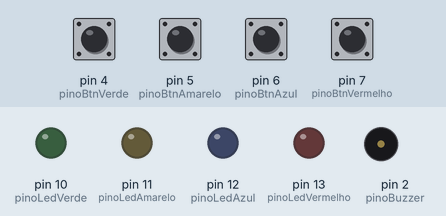
This sketch was run on a simulated Arduino Uno, built with avr-gcc and run on an emulated ATmega328P. On the bench: output pins drawn as LEDs (lit = HIGH), buzzer (waves = sounding). Dashed ring = blinking. The inputs (shaded band) are chosen by the test bench; at power-on: pin 4 (pinoBtnVerde), pin 5 (pinoBtnAmarelo), pin 6 (pinoBtnAzul), pin 7 (pinoBtnVermelho) HIGH. Random numbers use the default seed unless the sketch sets one.

Above: at 2.0 s.
2.1 s: pin 4 (pinoBtnVerde) pulled LOW for 0.15 s
At 2.35 s:
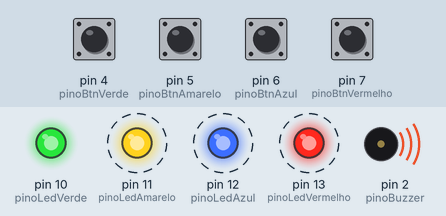
5.1 s: pin 5 (pinoBtnAmarelo) pulled LOW for 1 s
7.6 s: pin 6 (pinoBtnAzul) pulled LOW for 1 s
At 7.75 s:
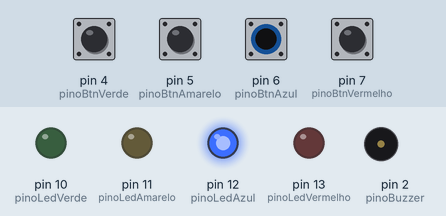
10.6 s: pin 7 (pinoBtnVermelho) pulled LOW for 0.15 s
At 10.95 s:
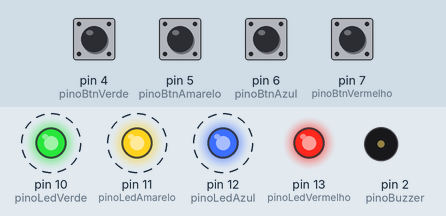
13.6 s: pin 7 (pinoBtnVermelho) pulled LOW for 1 s
16.1 s: pin 5 (pinoBtnAmarelo) pulled LOW for 0.15 s
At 16.25 s:
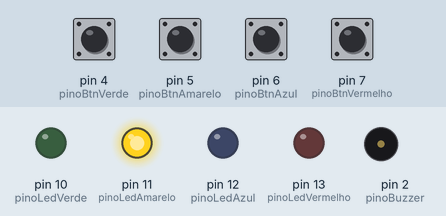
Timing chart, 0 to 19.5 s (numbered marks = the images above; inputs shaded):
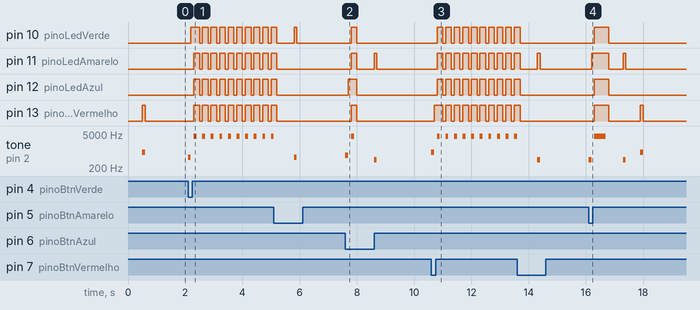

The sketch:

main.ino
```cpp
#include <LinkedList.h>

#define pinoLedVermelho 13
#define pinoLedAzul 12
#define pinoLedAmarelo 11
#define pinoLedVerde 10

#define pinoBtnVermelho 7
#define pinoBtnAzul 6
#define pinoBtnAmarelo 5
#define pinoBtnVerde 4

#define pinoBuzzer 2


class Buzzer
{
  private:
  int pino;
  int pos;

public:
  Buzzer(int pino, int pos)
  {
    this->pino = pino;
    this->pos = pos;
  }

  void tocarEParar(int tom, int tempo){
    this->ligar(tom);
    delay(tempo);
    this->desligar();
  }

  void ligar(int tom)
  {
     tone(this->pino, tom);
  }

  void desligar(){
    noTone(this->pino);
  }
};

class Botao
{

private:
  int pino;
  int pos;

public:
  Botao(int pino, int pos)
  {
    this->pino = pino;
    this->pos = pos;
  }

  int click()
  {
    return !digitalRead(this->pino);
  }

  int getPos()
  {
    return pos;
  }

  int getPino()
  {
    return pino;
  }
};

class Potenciometro
{

private:
  int pino;
  int pos;

public:
  Potenciometro(int pino)
  {
    this->pino = pino;
  }

  int getValor()
  {
    return analogRead(this->pino);
  }

  int getPos()
  {
    return pos;
  }
};

class Led
{

private:
  int pino;
  int pos;
  int tempoDeDelay = 100;

public:
  Led()
  {
  }

  Led(int pino, int pos)
  {
    this->pino = pino;
    this->pos = pos;
  }

  Led(int pino, int pos, int tempoDeDelay)
  {
    this->pino = pino;
    this->pos = pos;
    this->tempoDeDelay = tempoDeDelay;
  }

  void piscar()
  {
    this->acender();
    delay(this->tempoDeDelay);
    this->apagar();
  }

  void acender()
  {
    digitalWrite(this->pino, HIGH);
  }

  void apagar()
  {
    digitalWrite(this->pino, LOW);
  }

  int getPos()
  {
    return pos;
  }
};

class JogoDaMemoria
{

private:
  String estado = "setup";
  int contagemCliques = 0;
  LinkedList<Led> setupListaLed = LinkedList<Led>();

  Botao *arrayBotoes;
  Led *arrayLeds;
  int tons[6] = {888, 666, 444, 555, 2000, 4000};
  Buzzer *buzzer;
  Potenciometro *potenciometro;

public:
  JogoDaMemoria(Led *arrayLeds, Botao *arrayBotoes)
  {
    this->arrayLeds = arrayLeds;
    this->arrayBotoes = arrayBotoes;
  }

  JogoDaMemoria(Led *arrayLeds, Botao *arrayBotoes, Buzzer * buzzer)
  {
    this->arrayLeds = arrayLeds;
    this->arrayBotoes = arrayBotoes;
    this->buzzer = buzzer;
  }

  JogoDaMemoria(Led *arrayLeds, Botao *arrayBotoes, Potenciometro *potenciometro)
  {
    this->arrayLeds = arrayLeds;
    this->arrayBotoes = arrayBotoes;
    this->potenciometro = potenciometro;
  }

  JogoDaMemoria(Led *arrayLeds, Botao *arrayBotoes, Potenciometro *potenciometro, Buzzer * buzzer)
  {
    this->arrayLeds = arrayLeds;
    this->arrayBotoes = arrayBotoes;
    this->potenciometro = potenciometro;
    this->buzzer = buzzer;
  }

  void piscarLedComBotao(Led led, Botao botao)
  {
    if (botao.click())
    {
      validarBotaoPressionado(botao);
      buzzer->tocarEParar(tons[led.getPos()], 100);
      led.piscar();
    }
  }

  void validarBotaoPressionado(Botao botao)
  {
    if (botao.getPos() == setupListaLed.get(contagemCliques).getPos())
    {
      contagemCliques++;
    }
    else
    {
      estado = "erro";
    }
  }

  Led getLedAleatorio()
  {
    int indiceAleatorio = random(0, 4);

    return arrayLeds[indiceAleatorio];
  }

  void addLedSetupListaLed(Led novoLed)
  {
    setupListaLed.add(novoLed);
  }

  void piscarSetupListaLed(int tempoDeDelay = 500)
  {
    for (int i = 0; i < setupListaLed.size(); i++)
    {
      buzzer->ligar(tons[setupListaLed.get(i).getPos()]);
      setupListaLed.get(i).piscar();
      buzzer->desligar();
      delay(tempoDeDelay);

    }
  }

  void setup(int tempoDeDelay = 500)
  {
    delay(tempoDeDelay);
    addLedSetupListaLed(getLedAleatorio());
    piscarSetupListaLed();
    contagemCliques = 0;
    this->estado = "partida";
  }

  void partida()
  {

    if (contagemCliques < setupListaLed.size())
    {
      piscarLedComBotao(arrayLeds[0], arrayBotoes[0]);
      piscarLedComBotao(arrayLeds[1], arrayBotoes[1]);
      piscarLedComBotao(arrayLeds[2], arrayBotoes[2]);
      piscarLedComBotao(arrayLeds[3], arrayBotoes[3]);
    }
    else
    {
      sinalizarProximoNivel();
      estado = "setup";
    }
  }

  void gameplay()
  {
    if (estado == "setup")
    {
      this->setup();
    }
    else if (estado == "partida")
    {
      this->partida();
    }
    else if (estado == "erro")
    {
      this->erro();
    }
  }

  void erro()
  {
    this->sinalizarErro();
    reiniciar(arrayBotoes[0]);
    reiniciar(arrayBotoes[1]);
    reiniciar(arrayBotoes[2]);
    reiniciar(arrayBotoes[3]);
  }

  void sinalizarProximoNivel(int tempoDeDelay = 100)
  {
    acenderTodosLeds();
    buzzer->tocarEParar(tons[5],50);
    buzzer->tocarEParar(tons[5],50);
    buzzer->tocarEParar(tons[5],50);
    buzzer->tocarEParar(tons[5],50);
    buzzer->tocarEParar(tons[5],50);
    buzzer->tocarEParar(tons[5],50);
    buzzer->tocarEParar(tons[5],50);
    buzzer->tocarEParar(tons[5],50);
    delay(tempoDeDelay);
    apagarTodosLeds();
  }

  void sinalizarErro()
  {
    int timeDelay = 100;
    acenderTodosLeds();
    buzzer->tocarEParar(tons[5],timeDelay);
    delay(timeDelay);
    apagarTodosLeds();
    delay(timeDelay);
  }

  void reiniciar(Botao botao)
  {
    if (botao.click())
    {
      setupListaLed.clear();
      this->estado = "setup";
    }
  }

  void acenderTodosLeds()
  {
    for (int i = 0; i < 4; i++)
      arrayLeds[i].acender();
  }

  void apagarTodosLeds()
  {

    for (int i = 0; i < 4; i++)
    {
      arrayLeds[i].apagar();
    }
  }
};

Led ledVermelho(pinoLedVermelho, 0);
Led ledAzul(pinoLedAzul, 1);
Led ledAmarelo(pinoLedAmarelo, 2);
Led ledVerde(pinoLedVerde, 3);

Led arrayLeds[] = {ledVermelho, ledAzul, ledAmarelo, ledVerde};

Botao btnVermelho(pinoBtnVermelho, 0);
Botao btnAzul(pinoBtnAzul, 1);
Botao btnAmarelo(pinoBtnAmarelo, 2);
Botao btnVerde(pinoBtnVerde, 3);

Botao arrayBotoes[] = {btnVermelho, btnAzul, btnAmarelo, btnVerde};

Buzzer buzzer(pinoBuzzer, 0);

JogoDaMemoria jogoDaMemoria(arrayLeds, arrayBotoes, &buzzer);

void setup()
{

  Serial.begin(9600);
  randomSeed(analogRead(0));

  pinMode(pinoLedVermelho, OUTPUT);
  pinMode(pinoLedAzul, OUTPUT);
  pinMode(pinoLedAmarelo, OUTPUT);
  pinMode(pinoLedVerde, OUTPUT);

  pinMode(pinoBuzzer, OUTPUT);

  pinMode(pinoBtnVermelho, INPUT_PULLUP);
  pinMode(pinoBtnAzul, INPUT_PULLUP);
  pinMode(pinoBtnAmarelo, INPUT_PULLUP);
  pinMode(pinoBtnVerde, INPUT_PULLUP);
}

void loop()
{
  jogoDaMemoria.gameplay();
}
```

Measured:
- after the input at 2.1 s, pin 10 (pinoLedVerde): LOW → HIGH after 0.10 s, then repeats every 0.30 s: LOW 0.10 s, HIGH 0.20 s; pin 11 (pinoLedAmarelo): alternates HIGH for 0.20 s and LOW for 0.10 s, starting after 0.20 s
- after the input at 7.6 s, pin 10 (pinoLedVerde): LOW → HIGH after 0.20 s, → LOW 0.20 s later; pin 11 (pinoLedAmarelo): LOW → HIGH after 0.20 s, → LOW 0.20 s later, → HIGH 0.60 s later, → LOW 0.10 s later
- after the input at 10.6 s, pin 10 (pinoLedVerde), pin 11 (pinoLedAmarelo): alternates HIGH for 0.20 s and LOW for 0.10 s, starting after 0.20 s
- after the input at 16.1 s, pin 10 (pinoLedVerde): LOW → HIGH after 0.20 s, → LOW 0.50 s later; pin 11 (pinoLedAmarelo): LOW → HIGH after 0.10 s, → LOW 0.60 s later, → HIGH 0.50 s later, → LOW 0.10 s later
